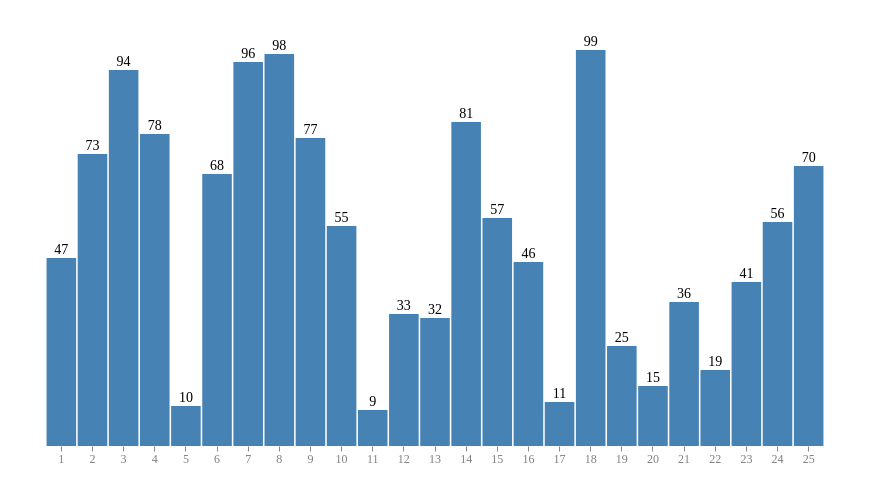

Describe this chart as a Vega-Lite specification.
### Vega specification from a JSON file in a GitHub repository (floating-point values rounded to 4 significant figures)
{"$schema": "https://vega.github.io/schema/vega/v6.json", "description": "An example of Vega visualization that automatically switches between a column chart and a line chart depending on the number of data points", "width": 800, "height": 400, "padding": 35, "autosize": "pad", "config": {"title": {"font": "Tahoma", "fontSize": 18}, "text": {"font": "Tahoma", "fontSize": 14}, "axis": {"labelFont": "Tahoma", "labelFontSize": "12", "labelColor": "gray"}}, "signals": [{"name": "DataPoints", "description": "Number of data point to display on the chart", "value": 25, "bind": {"input": "range", "min": 25, "max": 200, "step": 5}}, {"name": "colorColumn", "value": "#4682b4"}, {"name": "colorLine", "value": "#4682b4"}, {"name": "colorText", "value": "#000000"}, {"name": "interpolation", "value": "basis"}], "data": [{"name": "dataset-raw", "transform": [{"type": "sequence", "start": 1, "stop": 201, "step": 1, "as": "id"}]}, {"name": "dataset", "source": "dataset-raw", "transform": [{"type": "filter", "expr": "datum.id<=DataPoints"}, {"type": "formula", "expr": "ceil(random()*100)", "as": "value"}]}, {"name": "dataset-rect", "source": "dataset", "transform": [{"type": "filter", "expr": "DataPoints<=50"}, {"type": "collect", "sort": {"field": "id", "order": "ascending"}}]}, {"name": "dataset-line", "source": "dataset", "transform": [{"type": "filter", "expr": "DataPoints>50"}, {"type": "collect", "sort": {"field": "id", "order": "ascending"}}]}], "scales": [{"name": "scaleXRect", "type": "band", "domain": {"data": "dataset-rect", "field": "id", "sort": true}, "range": [10, {"signal": "width-10"}], "padding": 0.05}, {"name": "scaleXLine", "type": "linear", "domain": {"data": "dataset-line", "field": "id", "sort": true}, "range": [10, {"signal": "width-10"}], "zero": false}, {"name": "scaleYRect", "domain": {"data": "dataset-rect", "field": "value"}, "domainMax": 100, "range": [{"signal": "height"}, 0]}, {"name": "scaleYLine", "domain": {"data": "dataset-line", "field": "value"}, "domainMax": 100, "range": [{"signal": "height"}, 0]}], "axes": [{"orient": "bottom", "scale": "scaleXRect", "domain": false, "tickCount": 50}, {"orient": "bottom", "scale": "scaleXLine", "domain": false, "tickCount": 10}, {"orient": "left", "scale": "scaleYLine", "domain": false, "grid": true, "ticks": true, "labels": true}], "marks": [{"name": "rect-columns", "type": "rect", "from": {"data": "dataset-rect"}, "encode": {"update": {"x": {"scale": "scaleXRect", "field": "id"}, "width": {"scale": "scaleXRect", "band": 1}, "y": {"scale": "scaleYRect", "field": "value"}, "y2": {"scale": "scaleYRect", "value": 0}, "fill": {"signal": "colorColumn"}, "strokeWidth": {"value": 0}}}}, {"type": "text", "from": {"data": "rect-columns"}, "encode": {"update": {"x": {"signal": "datum.x+datum.width/2"}, "y": {"field": "y", "offset": -8}, "align": {"value": "center"}, "baseline": {"value": "middle"}, "fill": {"signal": "colorText"}, "text": {"field": "datum.value"}}}}, {"type": "line", "from": {"data": "dataset-line"}, "encode": {"update": {"xc": {"scale": "scaleXLine", "field": "id"}, "y": {"scale": "scaleYLine", "field": "value"}, "stroke": {"signal": "colorLine"}, "strokeWidth": {"value": 2}, "interpolate": {"signal": "interpolation"}, "strokeOpacity": {"value": 1}}}}]}
